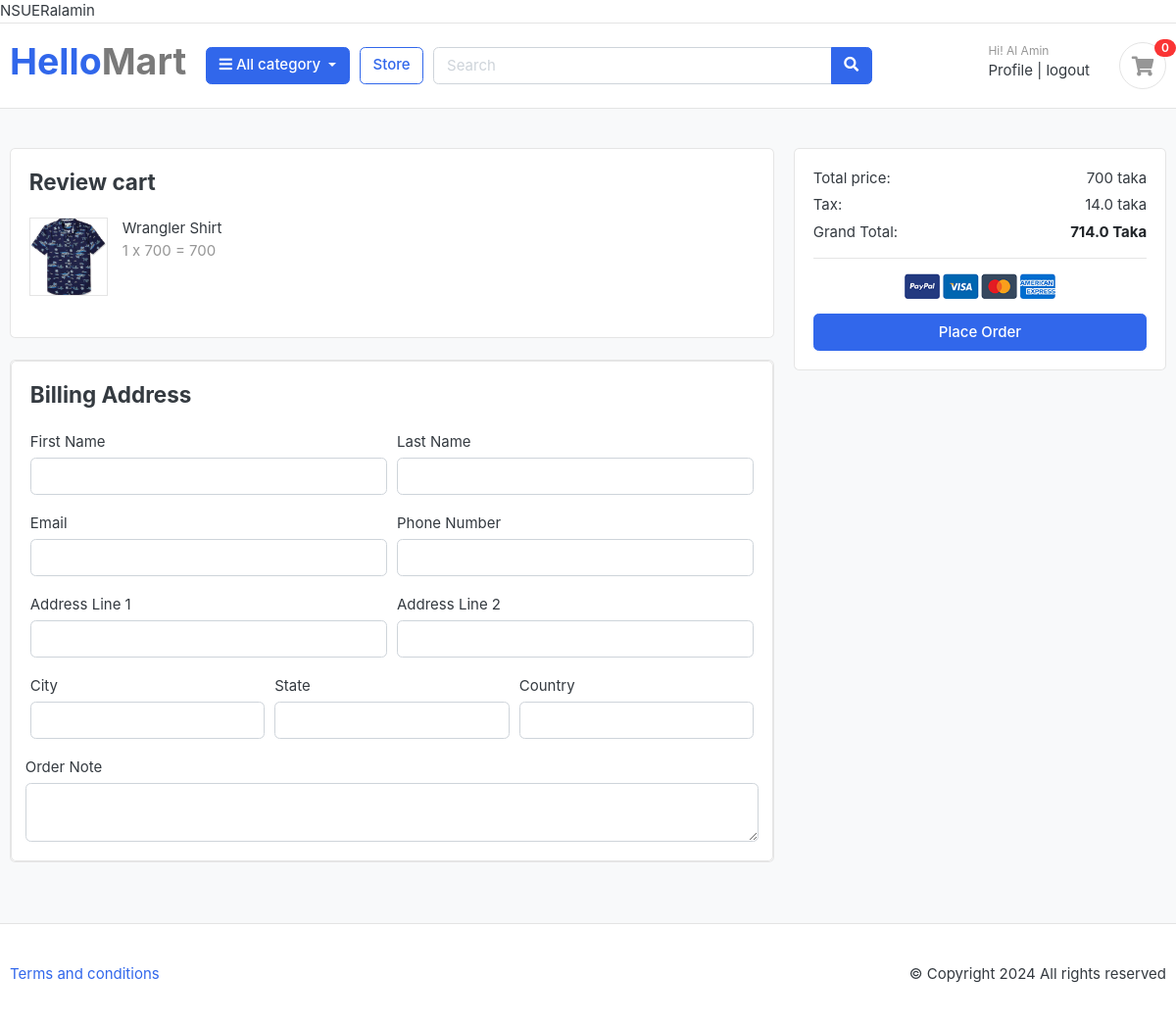
Screenshot of /order/place_order/ (signed in) with the database file from the repository.
### cart/models.py (models this page shows, shortened)
class CartItem(models.Model):
    product = models.ForeignKey(Product, on_delete = models.CASCADE)
    cart = models.ForeignKey(Cart, on_delete=models.CASCADE, null= True)
    quantity = models.IntegerField()
    is_active = models.BooleanField(default=True)
    user = models.ForeignKey(User, on_delete=models.CASCADE, null= True)
    def sub_total(self):
        return self.product.price * self.quantity

### store/models.py (models this page shows, shortened)
class Product(models.Model):
    product_name = models.CharField(max_length=100, unique = True)
    slug = models.SlugField(max_length = 200, unique = True)
    description = models.TextField(max_length = 400, blank = True)
    price = models.IntegerField()
    image = models.ImageField(upload_to='photos/products')
    stock = models.IntegerField()
    is_available = models.BooleanField(default = True)
    category = models.ForeignKey(Category, on_delete=models.CASCADE)
    created_date = models.DateTimeField(auto_now_add = True)
    modified_date = models.DateTimeField(auto_now = True)

### orders/views.py (the view, shortened to what this page needs)
# urls.py: path('place_order/', views.place_order, name='place_order'),
def place_order(request):
    print(request.POST)
    cart_items = None
    tax = 0
    total = 0
    grand_total = 0
    if request.user.is_authenticated:
        cart_items = CartItem.objects.filter(user = request.user)
        if cart_items.count() < 1:
            return redirect('store')
        for item in cart_items:
            total += item.product.price * item.quantity
        tax = (total*2)/100
    """else:
        session_id = get_create_session(request) # session id nea aslm
        cartid = Cart.objects.get(cart_id = session_id)
        cart_id = Cart.objects.filter(cart_id = session_id).exists() # ai session ala kono cart is exists or not in database

        if cart_id:
            # cart_items = CartItem.objects.filter(cart__cart_id = session_id) # if you this line do not use 9 & 13 no line its work in single line
            cart_items = CartItem.objects.filter(cart = cartid)
            for item in cart_items:
                total += item.product.price * item.quantity
        tax = (total*2)/100"""
    grand_total = total + tax
    return render(request, 'orders/place-order.html', {'cart_items' : cart_items, 'tax' : tax, 'grand_total' : grand_total, 'total' : total})

### orders/templates/orders/place-order.html (shortened to what this page needs)
{% extends "base.html" %}
{% load static %}
{% block body %}
<section class="section-content padding-y bg">
	<div class="container">
	<div class="row">
			<main class="col-md-8">
	<article class="card mb-4">
	<div class="card-body">
		<h4 class="card-title mb-4">Review cart</h4>
		<div class="row">
			{% for item in cart_items %}
			<div class="col-md-6">
				<figure class="itemside  mb-4">
					<div class="aside"><img src="{{item.product.image.url}}" class="border img-sm"></div>
					<figcaption class="info">
						<p>{{item.product.product_name}} </p>
						<span class="text-muted">{{item.quantity}} x {{item.product.price}} = {{item.sub_total}} </span>
					</figcaption>
				</figure>
			</div>
			{% endfor %}
		</div>
	</div>
	</article>
	<article class="card mb-4">
	<div class="card">
	  <div class="card-body">
		<h4 class="card-title mb-4">Billing Address</h4>
	<form action="{% url "place_order" %}" method="POST">
		  <div class="form-row">
			<div class="col form-group">
			  <label for="">First Name</label>
			  <input type="text" name="first_name" class="form-control" required>
			</div>
			<div class="col form-group">
			  <label for="">Last Name</label>
			  <input type="text" name="last_name" class="form-control" required>
			</div>
		  </div>
		  <div class="form-row">
			<div class="col form-group">
			  <label for="">Email</label>
			  <input type="email" name="email" class="form-control" required>
			</div>
			<div class="col form-group">
			  <label for="">Phone Number</label>
			  <input type="text" name="phone" class="form-control" required>
			</div>
		  </div>
		  <div class="form-row">
			<div class="col form-group">
			  <label for="">Address Line 1</label>
			  <input type="text" name="address_line1" class="form-control" required>
			</div>
			<div class="col form-group">
			  <label for="">Address Line 2</label>
			  <input type="text" name="address_line2" class="form-control">
			</div>
		  </div>
		  <div class="form-row">
			<div class="col form-group">
			  <label for="">City</label>
			  <input type="text" name="city" class="form-control" required>
			</div>
			<div class="col form-group">
			  <label for="">State</label>
			  <input type="text" name="state" class="form-control" required>
			</div>
			<div class="col form-group">
			  <label for="">Country</label>
			  <input type="text" name="country" class="form-control" required>
			</div>
			</div>
			<div class="form-row">
			  <label for="">Order Note</label>
			  <textarea name="order_note" rows="2" class="form-control"></textarea>
			</div>
	  </div>
	</div>
	</article>
			</main>
			<aside class="col-md-4">
				<div class="card">
			<div class="card-body">
				<dl class="dlist-align">
				  <dt>Total price:</dt>
				  <dd class="text-right">{{total}} taka</dd>
				</dl>
				<dl class="dlist-align">
				  <dt>Tax:</dt>
				  <dd class="text-right">{{tax}} taka</dd>
				</dl>
				<dl class="dlist-align">
				  <dt>Grand Total:</dt>
				  <dd class="text-right text-dark b"><strong>{{grand_total}} Taka</strong></dd>
				</dl>
				<hr>
				<p class="text-center mb-3">
					<img src="{% static "/images/misc/payments.png" %}" height="26">
				</p>
				<button type="submit" class="btn btn-primary btn-block" > Place Order </button>
			</div>
			</div>
			</aside>
		</div>
	</div>
	</section>
{% endblock body %}

### templates/base.html (shortened to what this page needs)
<!DOCTYPE html>
{% load static %}
<html lang="en">
    <head>
        <link href="{% static "css/bootstrap.css" %}" rel="stylesheet" type="text/css" />
        <link
          href="{% static "fonts/fontawesome/css/all.min.css" %}"
          type="text/css"
          rel="stylesheet"
        />
        <link href="{% static "css/ui.css" %}" rel="stylesheet" type="text/css" />
        <link
          href="{% static "css/responsive.css" %}"
          rel="stylesheet"
          media="only screen and (max-width: 1200px)"
        />
    </head>
<body>
  {{request.user}}
    <header class="section-header">
        <nav class="navbar p-md-0 navbar-expand-sm navbar-light border-bottom">
        </nav>
        <section class="header-main border-bottom">
          <div class="container">
            <div class="row align-items-center">
              <div class="col-lg-2 col-md-3 col-6">
                <a href="{% url "home" %}" class="brand-wrap">
                  <h1>Hello<span class="mart-color">Mart</span></h1>
                </a>
              </div>
              <div class="col-lg col-sm col-md col-6 flex-grow-0">
                <div class="category-wrap dropdown d-inline-block float-right">
                  <button
                    type="button"
                    class="btn btn-primary dropdown-toggle"
                    data-toggle="dropdown"
                  >
                    <i class="fa fa-bars"></i> All category
                  </button>
                </div>
              </div>
              <a href="{% url "store" %}" class="btn btn-outline-primary">Store</a>
              <div class="col-lg col-md-6 col-sm-12 col">
                <form action="#" class="search">
                  <div class="input-group w-100">
                    <input
                      type="text"
                      class="form-control"
                      style="width: 60%"
                      placeholder="Search"
                    />
                    <div class="input-group-append">
                      <button class="btn btn-primary" type="submit">
                        <i class="fa fa-search"></i>
                      </button>
                    </div>
                  </div>
                </form>
              </div>
              <div class="col-lg-3 col-sm-6 col-8 order-2 order-lg-3">
                <div class="d-flex justify-content-end mb-3 mb-lg-0">
                  <div class="widget-header">
                    {% if request.user.is_authenticated %}
                    <small class="title text-muted">Hi! {{request.user.first_name}} </small>
                    <div>
                      <a href="{% url "profile" %}">Profile</a>
                      <span class="dark-transp"> | </span>
                      <a href="{% url "logout" %}"> logout</a>
                    </div>
                    {% endif %}
                  </div>
                  <a href="{% url "cart" %}" class="widget-header pl-3 ml-3">
                    <div class="icon icon-sm rounded-circle border">
                      <i class="fa fa-shopping-cart"></i>
                    </div>
                    <span class="badge badge-pill badge-danger notify">0</span>
                  </a>
                </div>
              </div>
            </div>
          </div>
        </section>
    </header>
    {% block body %}
    {% endblock body %}
    <footer class="section-footer border-top padding-y">
        <div class="container">
          <p class="float-md-right">&copy Copyright 2024 All rights reserved</p>
          <p>
            <a href="#">Terms and conditions</a>
          </p>
        </div>
    </footer>
</body>
</html>

### static/css/ui.css (style rules this page uses)
html { font-family: "Inter", sans-serif; font-size: 15px; }
.icon-xs, .icon-sm, .icon-md, .icon-lg { display: inline-block; text-align: center; flex-shrink: 0; flex-grow: 0; }
.icon-sm { width: 48px; height: 48px; line-height: 48px !important; font-size: 20px; }
.img-xs, .img-sm, .img-md, .img-lg { -o-object-fit: cover; object-fit: cover; flex-shrink: 0; flex-grow: 0; }
.img-sm { width: 80px; height: 80px; }
.padding-y { padding-top: 40px; padding-bottom: 40px; }
figure { margin-bottom: 0; }
article:after, .form-group:after { display: block; clear: both; content: ""; }
.bg { background-color: #f8f9fa; }
.b { font-weight: 600; }
p:last-child { margin-bottom: 0; }
.header-main { position: relative; padding-top: 1rem; padding-bottom: 1rem; }
.widget-header { display: inline-block; vertical-align: middle; position: relative; }
.widget-header a { color: #343a40; }
.widget-header i { color: #969696; }
.widget-header .title { display: block; }
.widget-header .notify { position: absolute; top: -3px; right: -10px; }
.itemside { position: relative; display: flex; width: 100%; }
.itemside .aside { position: relative; flex-shrink: 0; }
.itemside .info { padding-left: 15px; padding-right: 7px; }
.itemside p { margin-bottom: 0; }
[class*=dlist-] { margin-bottom: 5px; }
[class*=dlist-] dd { margin-bottom: 0; }
.dlist-align { display: flex; }
.dlist-align dt { width: 150px; word-wrap: break-word; font-weight: normal; }
.dlist-align dd { flex-grow: 1; }
.notify { position: absolute; top: -4px; right: -10px; display: inline-block; padding: 0.25em 0.6em; font-size: 12px; line-height: 1; text-align: center; border-radius: 3rem; color: #fff; background-color: #fa3434; }
.mart-color { color: #7a7a7a; }

### rows the page displays
CartItem: product.image (picture), product.product_name "Wrangler Shirt", quantity "1", product.price "700", sub_total "700"

### other values shown
{{ request.user }} "NSUERalamin"
{{ request.user.first_name }} "Al Amin"
{{ total }} "700"
{{ tax }} "14.0"
{{ grand_total }} "714.0"
